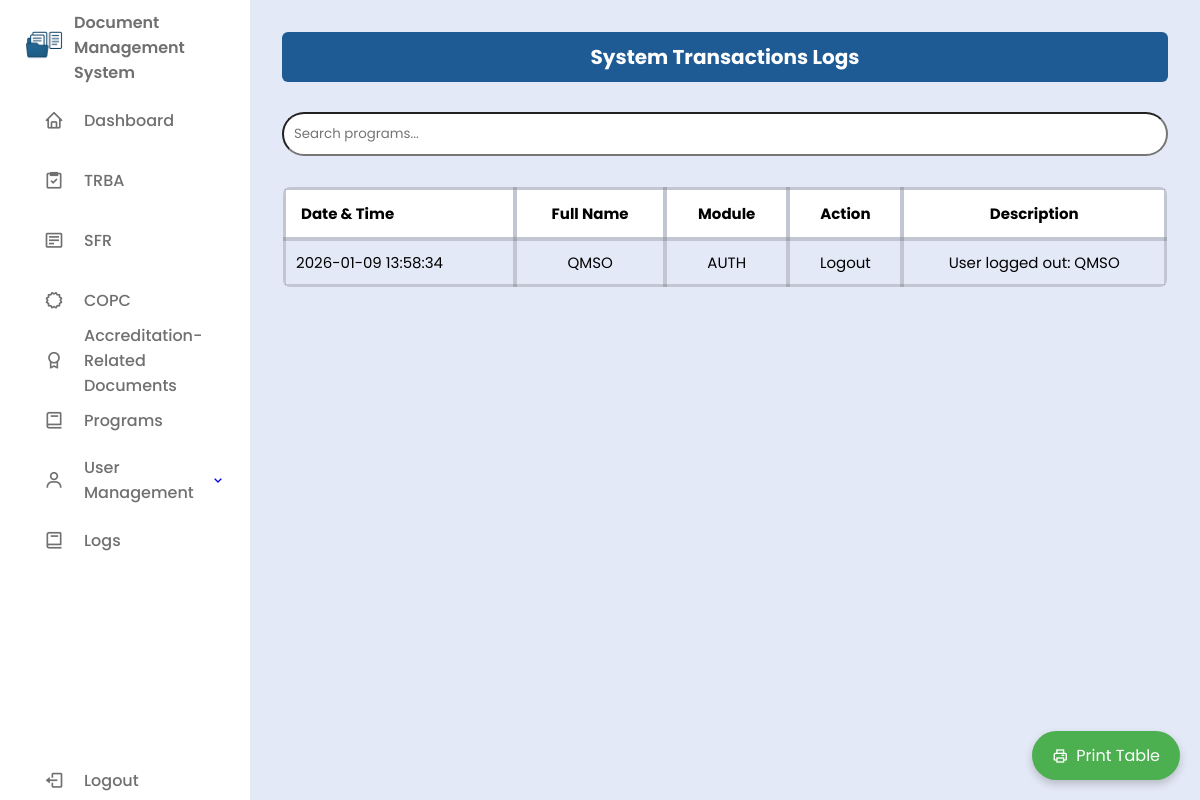
The app's page /users/logs.php (signed in) with its own data.
### tables this page shows
CREATE TABLE `transaction_logs` (
  `id` int(11) NOT NULL,
  `user_id` int(11) NOT NULL,
  `documents` varchar(255) NOT NULL,
  `record_id` int(11) NOT NULL,
  `action` varchar(50) NOT NULL,
  `description` text DEFAULT NULL,
  `log_time` timestamp NOT NULL DEFAULT current_timestamp()
);

CREATE TABLE `user` (
  `id` int(11) NOT NULL,
  `fullname` varchar(255) NOT NULL,
  `dept` varchar(255) NOT NULL,
  `email` varchar(255) NOT NULL,
  `password` varchar(255) NOT NULL,
  `role` enum('admin','user') NOT NULL DEFAULT 'user',
  `reset_token` varchar(255) DEFAULT NULL,
  `reset_expiry` datetime DEFAULT NULL,
  `date_created` date NOT NULL DEFAULT current_timestamp(),
  `status` enum('pending','approved','rejected','inactive') NOT NULL DEFAULT 'pending'
);

### users/logs.php (the view, shortened to what this page needs)
<?php
require "../db/db_conn.php";
$query = "
    SELECT t.*, u.fullname
    FROM transaction_logs t
    LEFT JOIN user u ON u.id = t.user_id
    ORDER BY t.log_time DESC
";
$result = $conn->query($query);
?>
<!DOCTYPE html>
<html>
<head>
  <link href="https://unpkg.com/boxicons@2.1.4/css/boxicons.min.css" rel="stylesheet" />
  <link rel="stylesheet" href="../css/style.css" />
</head>
<body>
<?php include('../includes/sidebar.php'); ?>
<section class="dashboard-content">
  <section class="table-section">
    <h2>System Transactions Logs</h2>
    <div class="search-bar">
      <input type="text" id="searchInput" placeholder="Search programs..." onkeyup="filterTable()" />
    </div>
    <button id="printTableBtn" onclick="printTable()">
        <i class='bx bx-printer'></i> Print Table
    </button>
    <div class="table-container">
      <table id="printableTable">
        <thead>
          <tr>
            <th>Date & Time</th>
            <th>Full Name</th>
            <th>Module</th>
            <th>Action</th>
            <th>Description</th>
          </tr>
        </thead>
        <tbody>
        <?php while ($row = $result->fetch_assoc()) { ?>
          <tr>
            <td><?= $row['log_time']; ?></td>
            <td><?= $row['fullname']; ?></td>
            <td><?= strtoupper($row['documents']); ?></td>
            <td><?= ucfirst($row['action']); ?></td>
            <td><?= $row['description']; ?></td>
          </tr>
        <?php } ?>
        </tbody>
      </table>
    </div>
  </section>
</section>
</body>
</html>

### css/style.css (style rules this page uses)
* { margin: 0; padding: 0; box-sizing: border-box; font-family: 'Poppins', sans-serif; }
:root { --body-color: #E4E9F7; --sidebar-color: #FFF; --primary-color: #1E5A94; --primary-color-light: #F6FSFF; --toggle-color: #DDD; --text-color: #707070; --tran-02: all 0.2s ease; --tran-03: all 0.3s ease; --tran-04: all 0.4s ease; --tran-05: all 0.5s ease; }
body { height: 100vh; background: var(--body-color); display: flex; }
.dashboard-content { margin-left: 250px; padding: 2rem; width: 100%; min-height: 100vh; background: var(--body-color); position: relative; overflow: hidden; }
.dashboard-content > * { position: relative; z-index: 1; }
.table-section h2 { background-color: #1E5A94; padding: 10px 15px; border-radius: 6px; text-align: center; margin-bottom: 10px; font-size: 20px; color: #fff; }
.table-section table { background: #fff; width: 100%; border-collapse: collapse; margin-top: 20px; font-size: 15px; color: #000; border: 1px solid rgba(0, 0, 0, 0.2); border-radius: 8px; overflow: hidden; }
.table-section th, .table-section td { padding: 12px 15px; border: 4px solid rgba(0, 0, 0, 0.15); text-align: left; }
.table-section th { background-color: rgba(255, 255, 255, 0.85); font-weight: 600; }
.table-container { max-height: 400px; overflow-y: auto; border-radius: 6px; background-color: transparent; }
.table-container table { width: 100%; border-collapse: collapse; background: transparent; font-size: 15px; color: #000; }
.table-container th, .table-container td { padding: 10px; text-align: left; border-bottom: 1px solid #ddd; }
.table-container thead th { position: sticky; top: 0; background-color: #fff; font-weight: 700; padding: 12px 15px; border: 4px solid rgba(0, 0, 0, 0.15); z-index: 1; text-align: center; }
.table-section td, .table-section th { text-align: center; }
.table-section tr:last-child td { border-bottom: 4px solid rgba(0, 0, 0, 0.15); }
.table-section td:first-child, .table-section th:first-child { text-align: left; }
.search-bar { margin: 30px 0 10px; }
#searchInput { width: 100%; padding: 10px; border-radius: 25px; }
#printTableBtn { position: fixed; bottom: 20px; right: 20px; background-color: #4CAF50; color: white; padding: 12px 20px; border: none; border-radius: 50px; cursor: pointer; font-size: 16px; display: flex; align-items: center; gap: 8px; box-shadow: 0 4px 8px rgba(0,0,0,0.2); z-index: 1000; }

### records on screen
transaction_logs: log_time "2026-01-09 13:58:34", user.fullname "QMSO", documents "AUTH", action "Logout", description "User logged out: QMSO"
